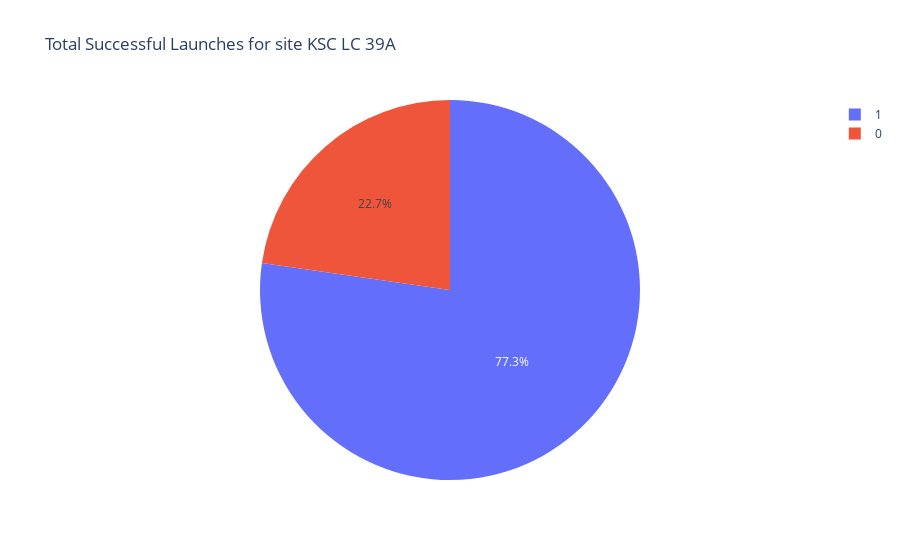

Write notebook code for a chart like this one.
### Code cell
def get_pie_chart(entered_site):
    filtered_df = df_f9[df_f9["LaunchSite"] == entered_site]
    if entered_site == "ALL":
        fig = px.pie(df_f9, values = "Class", names = "LaunchSite", title = "Total Successful Launches by Site")
        return fig
    else:
        fig = px.pie(filtered_df, names = "Class", title = "Total Successful Launches for site " + entered_site)
        return fig

entered_site = df_f9["LaunchSite"].unique()[2]
get_pie_chart(entered_site)

### Figure 1 — Plotly figure (JSON) as saved in the notebook; plotly's stock layout.template omitted (floating-point values rounded to 4 significant figures)
{"data": [{"domain": {"x": [0, 1], "y": [0, 1]}, "hovertemplate": "Class=%{label}<extra></extra>", "labels": [1, 0, 1, 1, 0, 1, 1, 0, 1, 1, 1, 1, 1, 1, 1, 0, 0, 1, 1, 1, 1, 1], "legendgroup": "", "name": "", "showlegend": true, "type": "pie"}], "layout": {"legend": {"tracegroupgap": 0}, "title": {"text": "Total Successful Launches for site KSC LC 39A"}}}
